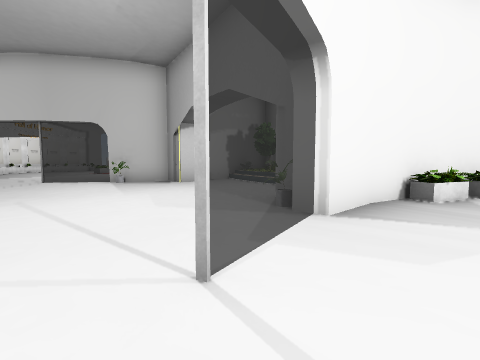
view 1 (above)

24 first-person views from a walk through a scene from a Unity 3-D project. The camera is 1.3 m above the floor, tilts 4° down and sees 90° across. Doors are open. The floor is counted in squares, 2 m on a side. Each view is taken from the middle of a square. On the plan, view 1 faces up. The plan holds only what a view shows up to about 9 squares ahead; the rest is blank. The place goes on beyond the plan. Some surface patterns are stand-ins.

view 2
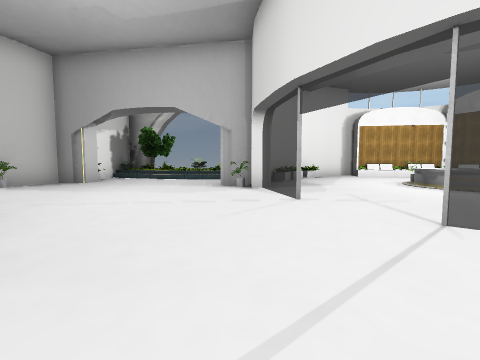

view 3
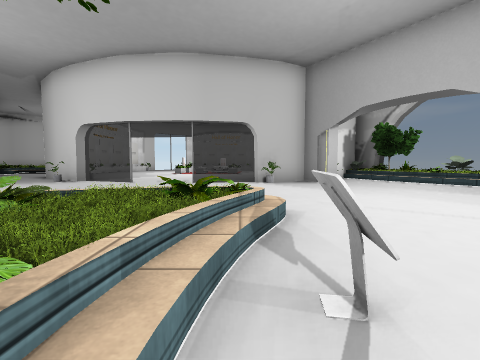

view 4
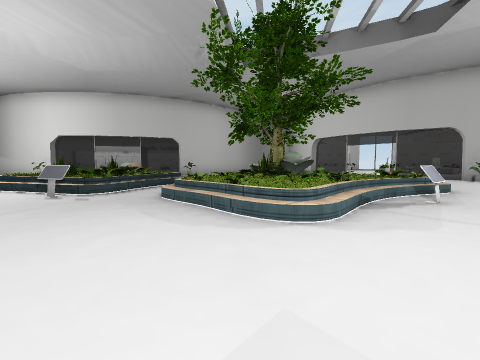

view 5
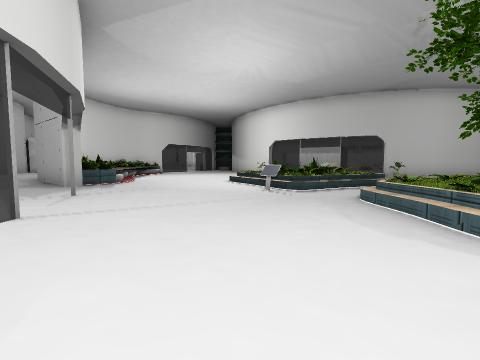

view 6
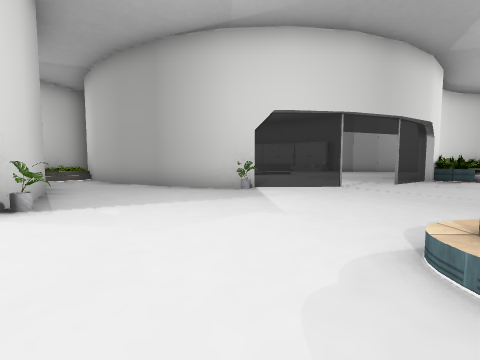

view 7
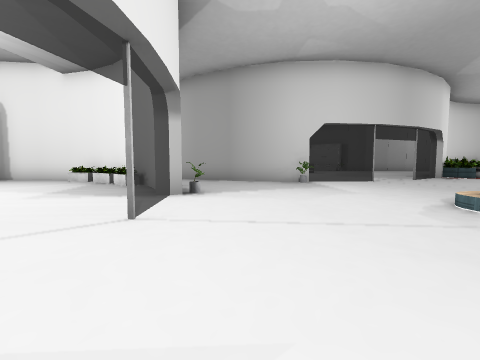

view 8
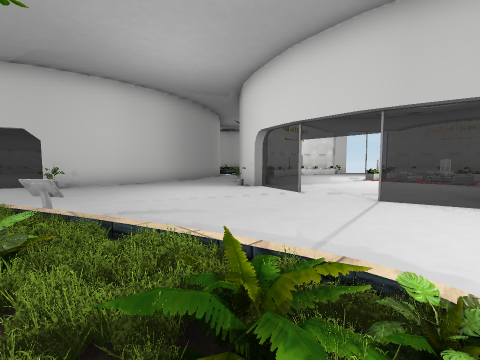

view 9
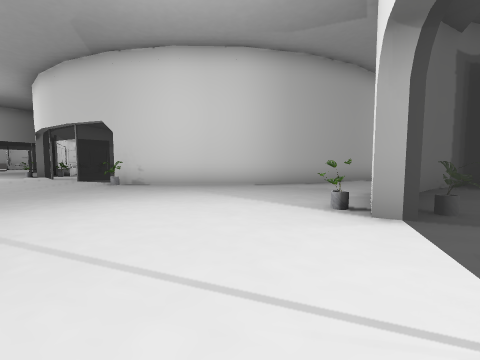

view 10
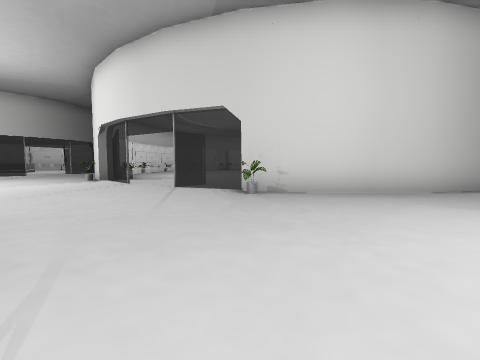

view 11
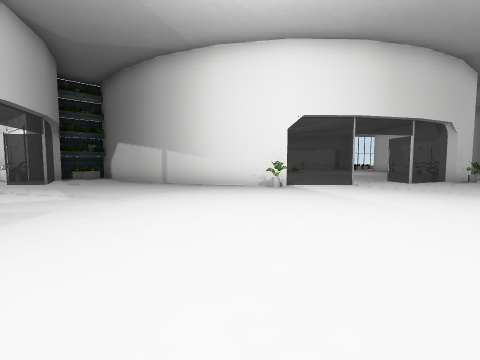

view 12
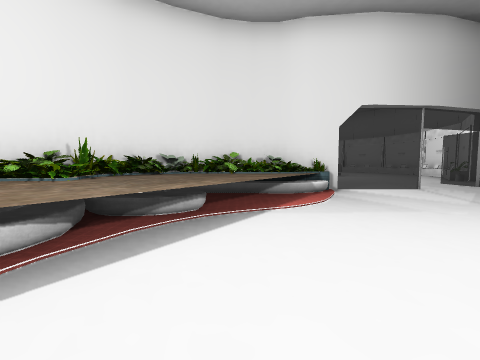

view 13
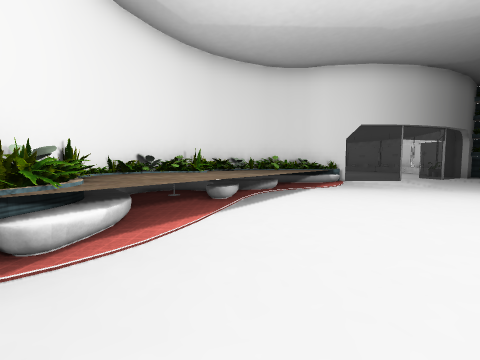

view 14
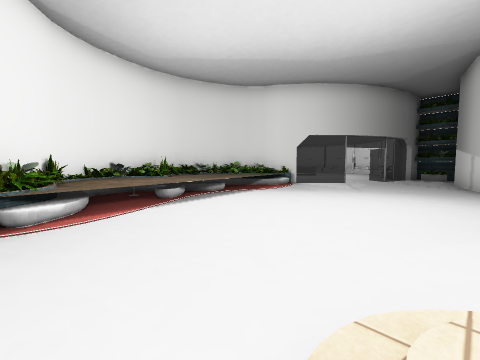

view 15
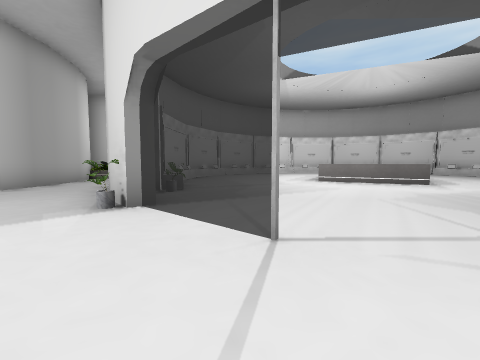

view 16
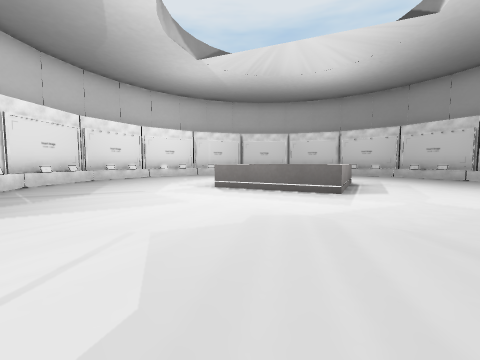

view 17
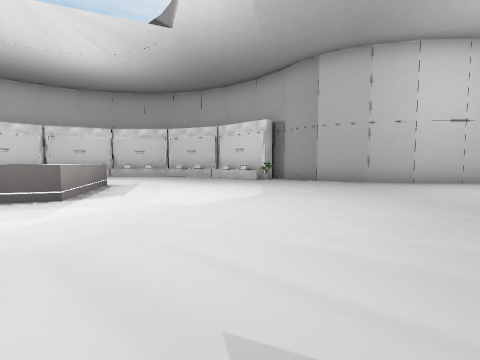

view 18
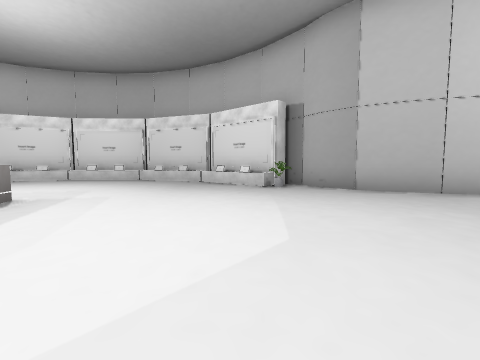

view 19
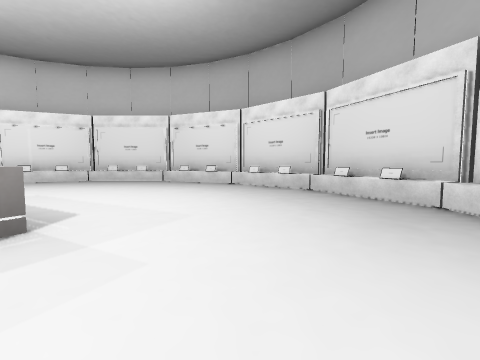

view 20
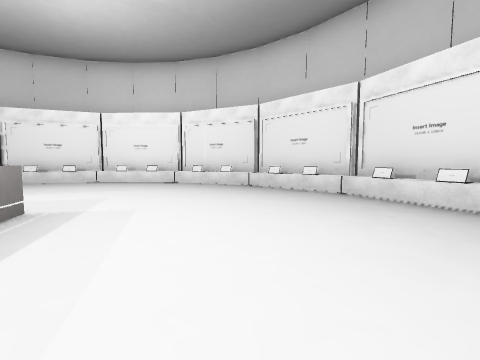

view 21
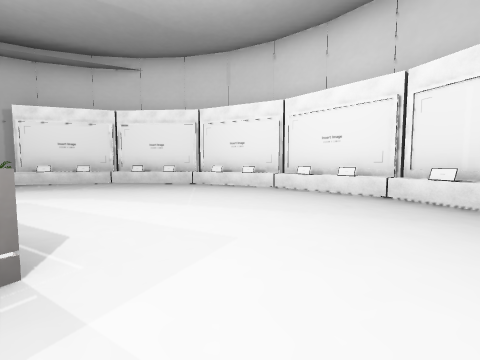

view 22
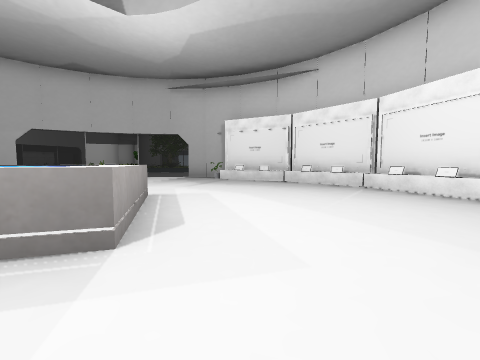

view 23
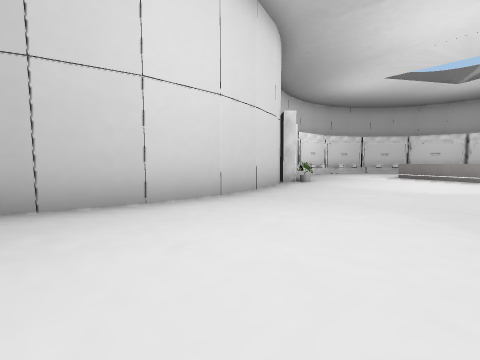

view 24
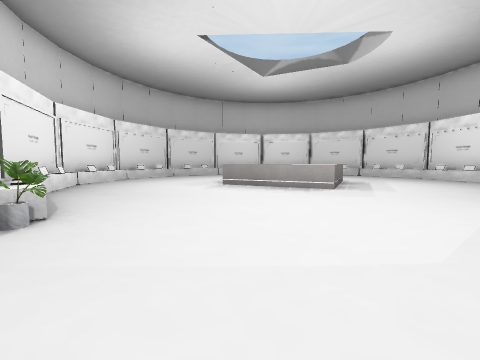

### Floor plan
Key: @ floor where view 1 was taken; # wall or solid block; . main floor; : floor 0.75 m higher than the main floor; / step, stairs or slope; D open door; = window, fence, low wall or low ledge; ^ raised ledge; O other object.
Columns run from 28 left of view 1 to 4 right of it. Each row starts with its distance up from view 1.
 15                        O
 14              #        ..
 13              ##      ...
 12               #.    ....
 11            #..##   .....
 10            #...  #......
  9             #....##D.DD.###./##^
  8             ##.....D.DD##..../==
  7              #.............../=
  6              #................
  5              #...............####
  4             ##...............###.
  3          ...##......//==.....#...
  2          ..##.....#==^=/.... ....
  1          ........  #O#==....DD...
  0          .D.....== ###=/....@....
 -1          .D.... ##.==///...#D...^
 -2          #....  ##=.///....#...
 -3       ####.... #==#........##...
 -4     ###........=/..........##....
 -5     ........................##...
 -6  ##.....................##...##=.
 -7 ##.#.................DD####...###
 -8 ^....DD.........=  D.....^###../
 -9 .....DD#..//=::=##.........^##/=
-10 .......## //:::###..........^#
-11 .....   ##:::: ##............^#
-12 ......   #######..............#
-13  ^=....        ...............^#
-14   #=.................^^^^......#
-15   =...................^^^.....##
-16   =...................^===....##
-17 ......................#.......^#
-18 .........#####................#
-19 ......####   ###..............#
-20 .....##        ####..........##
-21 #^^###           ##^........##
-22   #                ##^..=^###
-23                      ######

Positions as (right, up) in squares from view 1, and headings:
1: (0, 0), facing up
2: (-4, -1), facing up-right
3: (-5, 0), facing up
4: (-4, -4), facing up-left
5: (-4, -4), facing left
6: (-4, 0), facing down
7: (-2, 2), facing down
8: (-5, 2), facing up-left
9: (-8, 7), facing left
10: (-10, 3), facing left
11: (-15, -8), facing up-left
12: (-15, -7), facing down-left
13: (-12, -6), facing down-left
14: (-12, -4), facing down-left
15: (-8, -5), facing down-right
16: (-9, -9), facing down-right
17: (-10, -10), facing down
18: (-10, -13), facing down
19: (-9, -17), facing down-right
20: (-6, -19), facing right
21: (-3, -18), facing up-right
22: (-2, -18), facing up
23: (-14, -14), facing down-left
24: (-19, -16), facing left
